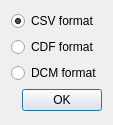
<?xml version="1.0" encoding="UTF-8"?>
<ui version="4.0">
 <class>DialogChooseExportFormat</class>
 <widget class="QDialog" name="DialogChooseExportFormat">
  <property name="geometry">
   <rect>
    <x>0</x>
    <y>0</y>
    <width>96</width>
    <height>125</height>
   </rect>
  </property>
  <property name="windowTitle">
   <string>Dialog</string>
  </property>
  <layout class="QVBoxLayout" name="verticalLayout">
   <item>
    <widget class="QRadioButton" name="radioButton">
     <property name="text">
      <string>CSV format</string>
     </property>
     <property name="checked">
      <bool>true</bool>
     </property>
    </widget>
   </item>
   <item>
    <widget class="QRadioButton" name="radioButton_2">
     <property name="text">
      <string>CDF format</string>
     </property>
    </widget>
   </item>
   <item>
    <widget class="QRadioButton" name="radioButton_3">
     <property name="text">
      <string>DCM format</string>
     </property>
    </widget>
   </item>
   <item>
    <widget class="QDialogButtonBox" name="buttonBox">
     <property name="orientation">
      <enum>Qt::Horizontal</enum>
     </property>
     <property name="standardButtons">
      <set>QDialogButtonBox::Ok</set>
     </property>
    </widget>
   </item>
  </layout>
 </widget>
 <resources/>
 <connections>
  <connection>
   <sender>buttonBox</sender>
   <signal>accepted()</signal>
   <receiver>DialogChooseExportFormat</receiver>
   <slot>accept()</slot>
   <hints>
    <hint type="sourcelabel">
     <x>248</x>
     <y>254</y>
    </hint>
    <hint type="destinationlabel">
     <x>157</x>
     <y>274</y>
    </hint>
   </hints>
  </connection>
  <connection>
   <sender>buttonBox</sender>
   <signal>rejected()</signal>
   <receiver>DialogChooseExportFormat</receiver>
   <slot>reject()</slot>
   <hints>
    <hint type="sourcelabel">
     <x>316</x>
     <y>260</y>
    </hint>
    <hint type="destinationlabel">
     <x>286</x>
     <y>274</y>
    </hint>
   </hints>
  </connection>
 </connections>
</ui>
